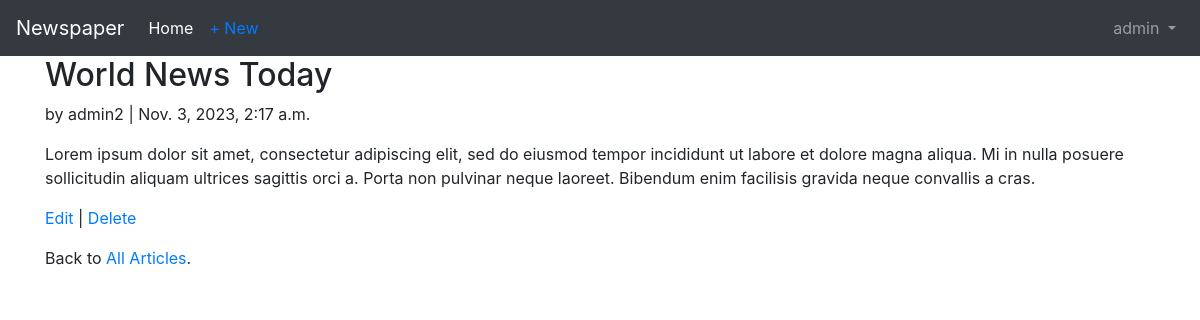
The app's page /articles/2/ (signed in) with its own data.
### accounts/models.py (models this page shows)
class CustomUser(AbstractUser):
    age = models.PositiveBigIntegerField(null=True , blank=True)

### articles/models.py (models this page shows, shortened)
class Article(models.Model):
    title = models.CharField(max_length=255)
    body = models.TextField()
    date = models.DateTimeField(auto_now_add=True)
    author = models.ForeignKey(
        get_user_model(),
        on_delete=models.CASCADE,
    )

### articles/views.py (the view)
# urls.py: path('<int:pk>/' , ArticleDetailView.as_view() , name='article_detail'),
class ArticleDetailView(LoginRequiredMixin,DetailView):
    model = Article
    template_name = 'article_detail.html'

### templates/article_detail.html
{% extends 'base.html' %}
{% block content %}
    <div class="article-entry">
        <h2>{{object.title}}</h2>
        <p>by {{object.author}} | {{object.date}}</p>
        <p>{{object.body}}</p>
    </div>
    <p>
        <a href="{% url 'article_edit' article.pk %}">Edit</a> |
        <a href="{% url 'article_delete' article.pk %}">Delete</a>
    </p>
    <p>Back to <a href="{% url 'article_list' %}">All Articles</a>.</p>
{% endblock content %}

### templates/base.html (shortened to what this page needs)
<!DOCTYPE html>
<html lang="en">
<head>
    <link rel="stylesheet" href="https://cdn.jsdelivr.net/npm/bootstrap@4.6.2/dist/css/bootstrap.min.css">
</head>
<body>
    <nav class="navbar navbar-expand-lg navbar-dark bg-dark">
        <a class="navbar-brand" href="{% url 'home' %}">Newspaper</a>
        {% if user.is_authenticated %}
        <ul class="navbar-nav mr-auto">
            <li class="nav-item active">
                <a class="nav-link" href="{% url 'home' %}">Home <span class="sr-only">(current)</span></a>
            </li>
            <li class="nav-item">
                <a href="{% url 'article_new' %}" class="nav-link text-primary">+ New</a>
            </li>
        </ul>
        {% endif %}
        <div class="collapse navbar-collapse" id="navbarSupportedContent">
            {% if user.is_authenticated %}
            <ul class="navbar-nav ml-auto">
                <li class="nav-item">
                    <a class="nav-link dropdown-toggle" href="#" id="navbarDropdown" role="button" data-toggle="dropdown" aria-haspopup="true" aria-expanded="false">
                        {{ user.username }}
                    </a>
                </li>
            </ul>
            {% else %}
            <form class="form-inline ml-auto">
                <a class="btn btn-outline-secondary" href="{% url 'login' %}">Log In</a>
                <a class="btn btn-primary ml-2" href="{% url 'signup' %}">Sign Up</a>
            </form>
            {% endif %}
        </div>
    </nav>
    <main>
        <div class="container">
            {% block content %}
            {% endblock content %}
        </div>
    </main>
</body>
</html>

### records on screen
CustomUser: username "admin"
Article: title "World News Today", author "admin2", date "Nov. 3, 2023, 2:17 a.m.", body "Lorem ipsum dolor sit amet, consectetur adipiscing elit, sed do eiusmod tempor incididunt ut labore et dolore magna aliqua. Mi in nulla posuere sollicitudin aliquam ultrices sagittis orci a. Porta non pulvinar neque laoreet. Bibendum enim facilisis gravida neque convallis a cras."
